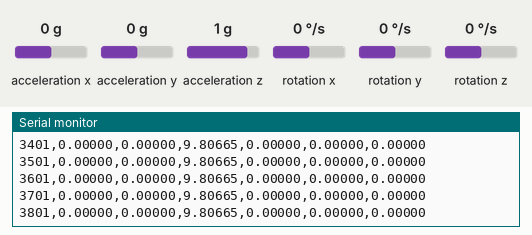
Simulated run of this sketch. Board: Arduino Nano 33 BLE. Parts: the last lines printed to the serial monitor. Inputs (shaded band) come from the test bench; at power-on: acceleration x 0 g, acceleration y 0 g, acceleration z 1 g, rotation x 0 °/s, rotation y 0 °/s, rotation z 0 °/s. Nothing arrives over Bluetooth unless stated; a phone connects over Bluetooth LE 3 s after start.

Above: at 3.9 s.
4.0 s: acceleration x set to -1.4 g
At 4.01 s:
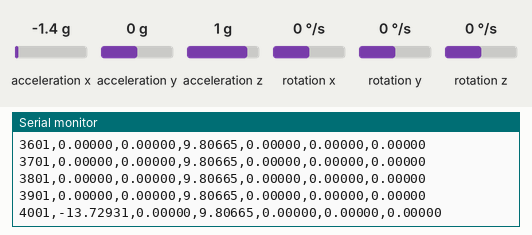
5.5 s: acceleration y set to -1.4 g
At 5.51 s:
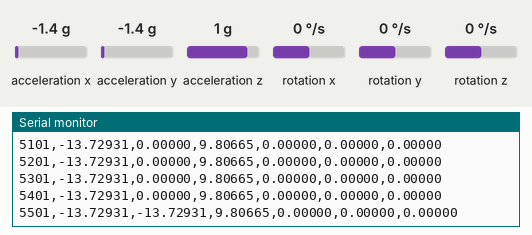
7.0 s: acceleration z set to -1.4 g
At 7.01 s:
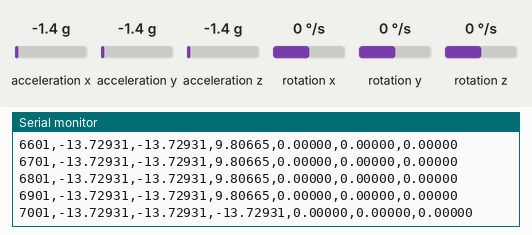
8.5 s: rotation x set to -192 °/s
At 8.51 s:
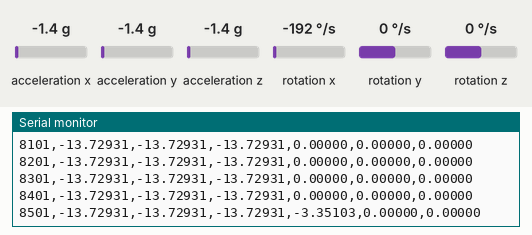
10.0 s: rotation y set to -192 °/s
At 10.01 s:
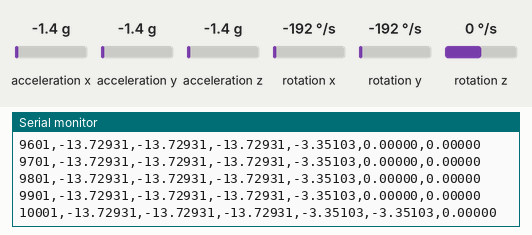
Timing chart, 0 to 12.5 s (numbered marks = the images above; inputs shaded):
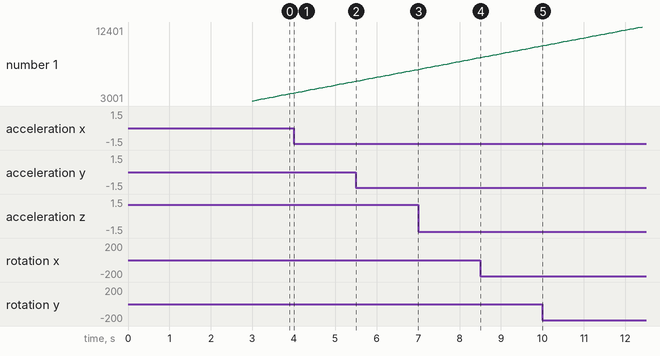

The sketch:

nano33_ble_sense_ble_imu_rev1.ino
```cpp
#include <ArduinoBLE.h>
#include <Arduino_LSM9DS1.h>

const char DEVICE_NAME[] = "WellSenseNano";
const char SERVICE_UUID[] = "19b10000-e8f2-537e-4f6c-d104768a1214";
const char IMU_CHAR_UUID[] = "19b10001-e8f2-537e-4f6c-d104768a1214";

const unsigned long SAMPLE_PERIOD_MS = 100;
const float G_TO_MPS2 = 9.80665f;
const float DEG_PER_SEC_TO_RAD_PER_SEC = 0.017453292519943295f;

BLEService imuService(SERVICE_UUID);
BLECharacteristic imuCsvCharacteristic(IMU_CHAR_UUID, BLERead | BLENotify, 128);

unsigned long lastSampleMs = 0;

void setup() {
  Serial.begin(115200);
  while (!Serial && millis() < 4000) {
    delay(10);
  }

  if (!IMU.begin()) {
    Serial.println("# ERROR: Failed to initialize IMU");
    while (true) {
      delay(1000);
    }
  }

  if (!BLE.begin()) {
    Serial.println("# ERROR: Failed to start BLE");
    while (true) {
      delay(1000);
    }
  }

  BLE.setLocalName(DEVICE_NAME);
  BLE.setDeviceName(DEVICE_NAME);
  BLE.setAdvertisedService(imuService);
  imuService.addCharacteristic(imuCsvCharacteristic);
  BLE.addService(imuService);
  imuCsvCharacteristic.writeValue((const unsigned char *)"time_ms,ax,ay,az,gx,gy,gz", 27);
  BLE.advertise();

  Serial.println("# WellSense Nano BLE IMU Rev1");
  Serial.println("# Advertising as WellSenseNano");
  Serial.println("# CSV payload: time_ms,ax,ay,az,gx,gy,gz");
}

void loop() {
  BLEDevice central = BLE.central();
  if (!central) {
    return;
  }

  Serial.print("# connected: ");
  Serial.println(central.address());

  while (central.connected()) {
    unsigned long now = millis();
    if (now - lastSampleMs < SAMPLE_PERIOD_MS) {
      BLE.poll();
      continue;
    }
    lastSampleMs = now;

    float ax_g = 0.0f;
    float ay_g = 0.0f;
    float az_g = 0.0f;
    float gx_dps = 0.0f;
    float gy_dps = 0.0f;
    float gz_dps = 0.0f;

    if (IMU.accelerationAvailable()) {
      IMU.readAcceleration(ax_g, ay_g, az_g);
    }
    if (IMU.gyroscopeAvailable()) {
      IMU.readGyroscope(gx_dps, gy_dps, gz_dps);
    }

    char line[128];
    snprintf(
      line,
      sizeof(line),
      "%lu,%.5f,%.5f,%.5f,%.5f,%.5f,%.5f",
      now,
      ax_g * G_TO_MPS2,
      ay_g * G_TO_MPS2,
      az_g * G_TO_MPS2,
      gx_dps * DEG_PER_SEC_TO_RAD_PER_SEC,
      gy_dps * DEG_PER_SEC_TO_RAD_PER_SEC,
      gz_dps * DEG_PER_SEC_TO_RAD_PER_SEC
    );

    imuCsvCharacteristic.writeValue((const unsigned char *)line, strlen(line));
    Serial.println(line);
  }

  Serial.println("# disconnected");
}
```

Measured:
- after the input at 4.0 s, the serial monitor: prints a new line at once (image 1)
- after the input at 5.5 s, the serial monitor: prints a new line at once (image 2)
- after the input at 7.0 s, the serial monitor: prints a new line at once (image 3)
- after the input at 8.5 s, the serial monitor: prints a new line at once (image 4)
- after the input at 10.0 s, the serial monitor: prints a new line at once (image 5)
